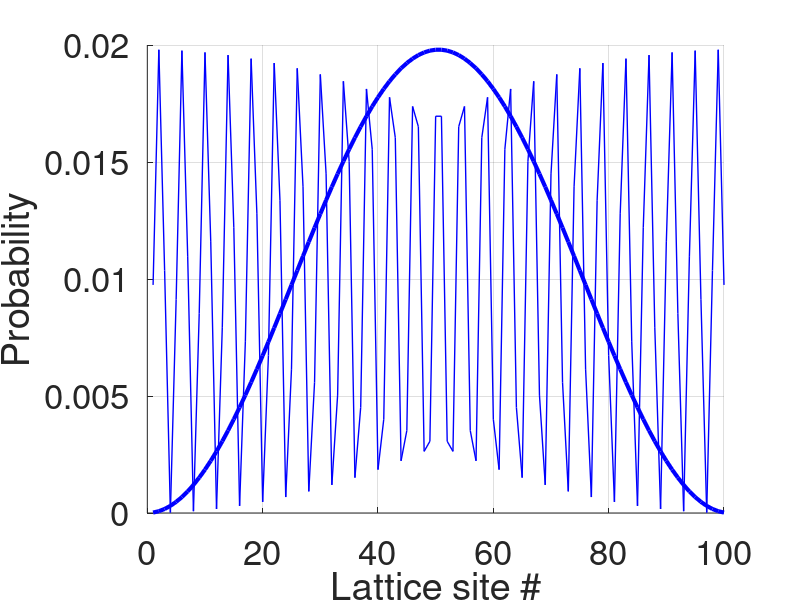

Here is the MATLAB script that generated this plot:
clear all
close all

% Constants (all MKS, except energy which is in eV)
hbar = 1.055e-34;
m = 9.110e-31;
epsil = 8.854e-12;
q = 1.602e-19;

% Lattice
Np = 100;
a = 1e-10;
X = a*[1:1:Np];
t0 = (hbar^2)/(2*m*(a^2))/q;
L = a*(Np + 1);

T = (2*t0*diag(ones(1,Np)))-(t0*diag(ones(1,Np-1),1))-(t0*diag(ones(1,Np-1),-1));

[V,D] = eig(T);
D = diag(D);
[Enum,ind] = sort(D);

E1 = D(ind(1));
psi1 = abs(V(:,ind(1)));
P1 = psi1.*conj(psi1);

E2 = D(ind(25));
psi2 = abs(V(:,ind(25)));
P2 = psi2.*conj(psi2);

% analytical eigenvalues
Ean = (((hbar*pi)^2)/(2*m*(L^2))/q)*[1:Np].*[1:Np];

hold on

%h = plot(Enum, 'bx'); % Part (a)
%h = plot(Ean, 'b'); % Part (a)

h = plot(P1, 'b'); % Part (b)
h1 = plot(P2, 'b'); % Part (b)

set(h, 'linewidth', [3.0])
set(h1, 'linewidth', [1.0])
set(gca, 'Fontsize', [25])

%xlabel('Eigenvalue Number, alpha'); % Part (a)
%ylabel('E (eV)'); % Part (a)

xlabel('Lattice site #');% Part (b)
ylabel('Probability');% Part (b)

grid on
